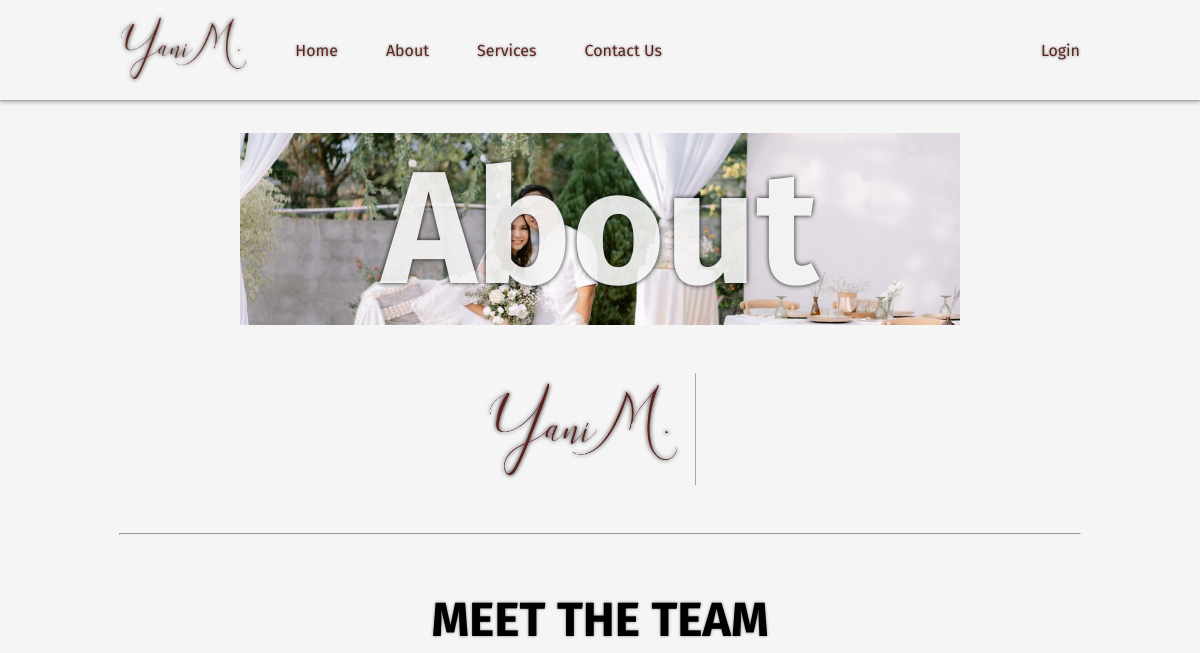
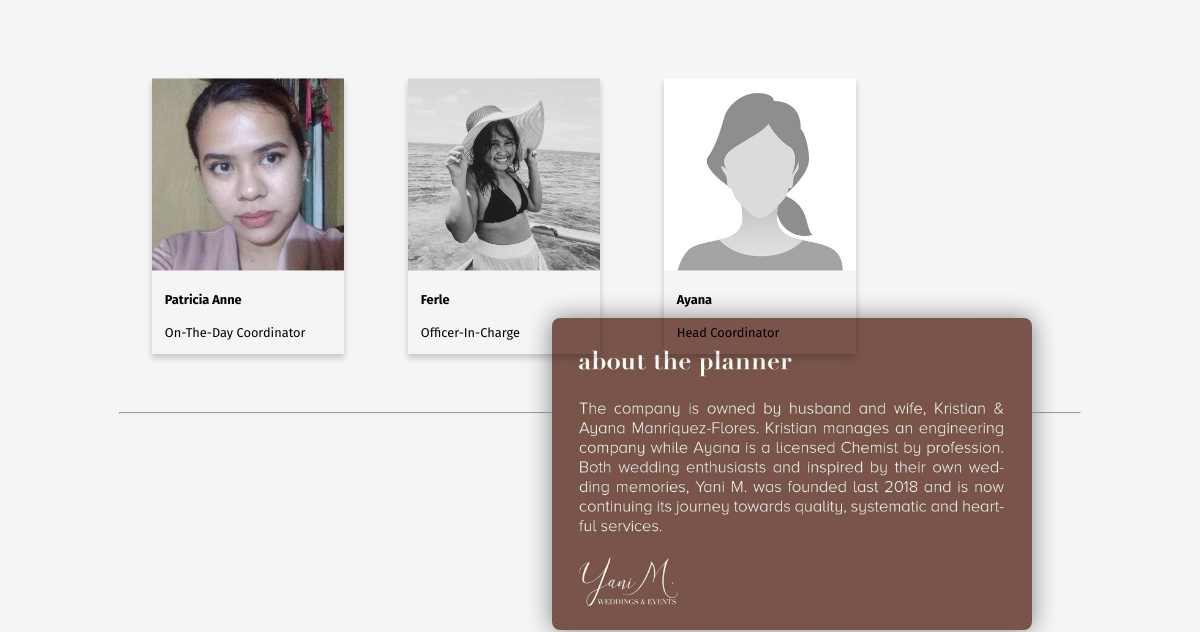
Page /about.php (upper part) on the earlier database version (2 pictures, top to bottom).
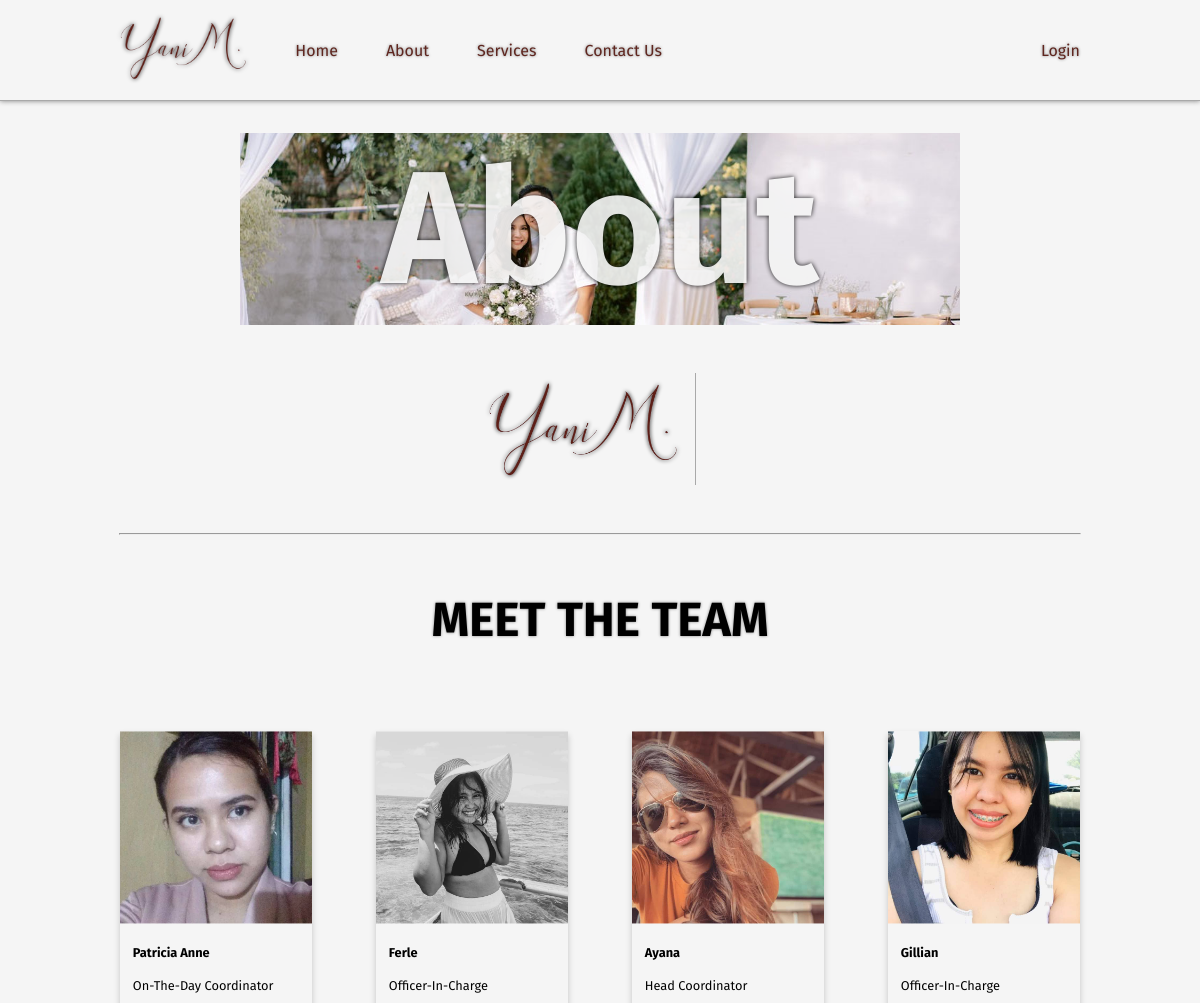
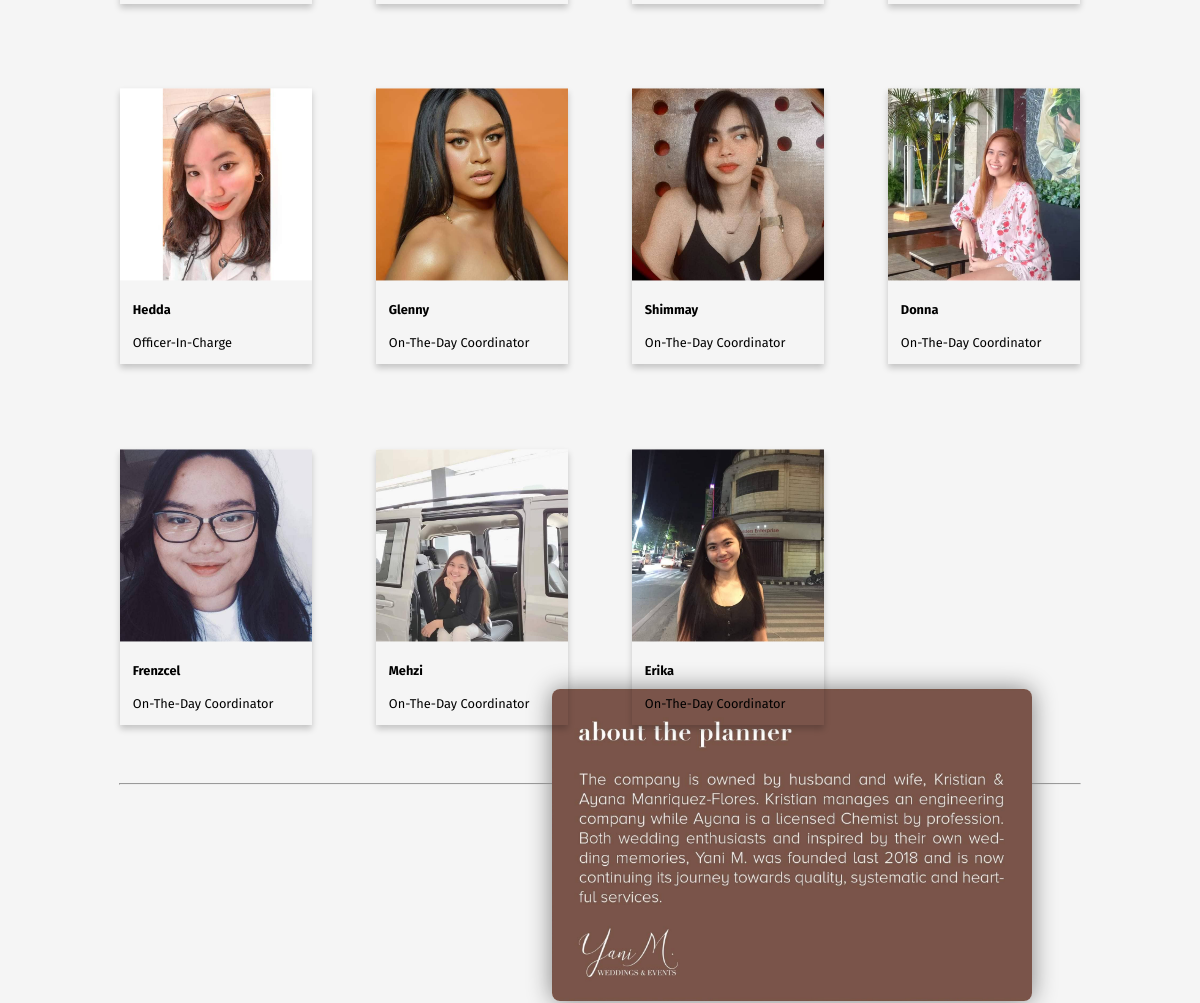
Same page on the later database version (2 pictures, top to bottom).
### tables this page shows
CREATE TABLE `staff` (
  `staff_id` int(11) NOT NULL,
  `staff_img` varchar(255) DEFAULT NULL,
  `staff_fn` varchar(50) NOT NULL,
  `staff_mn` varchar(50) DEFAULT NULL,
  `staff_ln` varchar(50) NOT NULL,
  `staff_email` varchar(100) NOT NULL,
  `staff_contno` varchar(11) NOT NULL,
  `staff_add` varchar(100) NOT NULL,
  `staff_pos` varchar(50) NOT NULL,
  `staff_status` int(1) NOT NULL
);

### about.php (the view, shortened to what this page needs)
<?php
include 'includes/head.php';
?>
<head>
    <link rel="stylesheet" href="styles/about.css">
</head>
<body>
    <?php
    include 'includes/header.php';
    ?>
    <section id="about-intro">
        <img src="images/about-intro.jpg" alt="">
        <h1>About</h1>
    </section>
    <section id="about-info">
        <img src="images/yani-transparent.png" alt="">
    </section>
    <hr>
    <section id="meet-the-team">
        <h1>Meet the Team</h1>
        <div id="coordinator-cards">
            <?php
            $sql = "SELECT * FROM staff WHERE staff_status=1 ORDER by staff_id ASC";
            $result = $conn->query($sql);
            if ($result->num_rows > 0) {
                while ($row = $result->fetch_assoc()) { ?>
                    <div class="card">
                        <?php if ($row['staff_img'] == NULL) { ?>
                            <img src="images/staff/default.jpg">
                        <?php } else { ?>
                            <img src="images/staff/<?php echo $row['staff_img']; ?>">
                        <?php } ?>
                        <div class="container">
                            <h4><b><?php echo $row['staff_fn']; ?></b></h4>
                            <p><?php echo $row['staff_pos']; ?></p>
                        </div>
                    </div>
            <?php }
            } ?>
        </div>
    </section>
    <section id="about-the-planner">
        <img id="info" src="images/about-the-planner/about-the-planner.png" alt="">
    </section>
</body>
</html>

Differences in the rows shown:
changed staff "Ayana": staff_img: picture added
added staff: staff_img (picture), staff_fn "Gillian", staff_pos "Officer-In-Charge"
added staff: staff_img (picture), staff_fn "Hedda", staff_pos "Officer-In-Charge"
added staff: staff_img (picture), staff_fn "Glenny", staff_pos "On-The-Day Coordinator"
added staff: staff_img (picture), staff_fn "Shimmay", staff_pos "On-The-Day Coordinator"
added staff: staff_img (picture), staff_fn "Donna", staff_pos "On-The-Day Coordinator"
added staff: staff_img (picture), staff_fn "Frenzcel", staff_pos "On-The-Day Coordinator"
added staff: staff_img (picture), staff_fn "Mehzi", staff_pos "On-The-Day Coordinator"
added staff: staff_img (picture), staff_fn "Erika", staff_pos "On-The-Day Coordinator"
